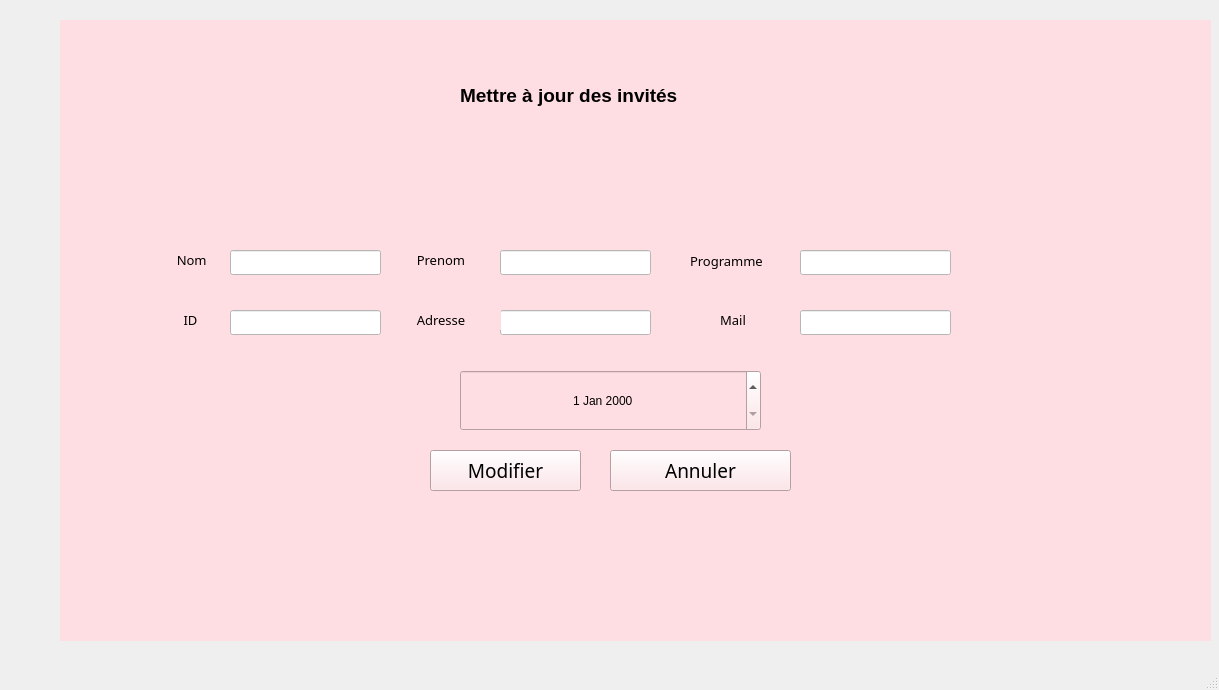
<?xml version="1.0" encoding="UTF-8"?>
<ui version="4.0">
 <class>MainWindow</class>
 <widget class="QMainWindow" name="MainWindow">
  <property name="geometry">
   <rect>
    <x>0</x>
    <y>0</y>
    <width>1219</width>
    <height>690</height>
   </rect>
  </property>
  <property name="windowTitle">
   <string>MainWindow</string>
  </property>
  <widget class="QWidget" name="centralwidget">
   <widget class="QStackedWidget" name="stackedWidget">
    <property name="geometry">
     <rect>
      <x>60</x>
      <y>20</y>
      <width>1151</width>
      <height>621</height>
     </rect>
    </property>
    <property name="styleSheet">
     <string notr="true">background-color: rgb(255, 222, 227);
</string>
    </property>
    <property name="currentIndex">
     <number>2</number>
    </property>
    <widget class="QWidget" name="page">
     <widget class="QLineEdit" name="nom">
      <property name="geometry">
       <rect>
        <x>150</x>
        <y>120</y>
        <width>151</width>
        <height>25</height>
       </rect>
      </property>
      <property name="styleSheet">
       <string notr="true">background-color:white;</string>
      </property>
     </widget>
     <widget class="QLabel" name="mail_2">
      <property name="geometry">
       <rect>
        <x>630</x>
        <y>180</y>
        <width>71</width>
        <height>20</height>
       </rect>
      </property>
      <property name="font">
       <font>
        <family>Berlin Sans FB</family>
        <pointsize>10</pointsize>
        <weight>50</weight>
        <bold>false</bold>
       </font>
      </property>
      <property name="text">
       <string>   Mail</string>
      </property>
     </widget>
     <widget class="QLabel" name="nom_2">
      <property name="geometry">
       <rect>
        <x>90</x>
        <y>120</y>
        <width>61</width>
        <height>20</height>
       </rect>
      </property>
      <property name="font">
       <font>
        <family>Berlin Sans FB</family>
        <pointsize>10</pointsize>
        <weight>50</weight>
        <bold>false</bold>
       </font>
      </property>
      <property name="text">
       <string>  Nom</string>
      </property>
     </widget>
     <widget class="QLabel" name="id_2">
      <property name="geometry">
       <rect>
        <x>90</x>
        <y>180</y>
        <width>51</width>
        <height>20</height>
       </rect>
      </property>
      <property name="font">
       <font>
        <family>Berlin Sans FB</family>
        <pointsize>10</pointsize>
        <weight>50</weight>
        <bold>false</bold>
       </font>
      </property>
      <property name="text">
       <string>    ID</string>
      </property>
     </widget>
     <widget class="QLineEdit" name="id">
      <property name="geometry">
       <rect>
        <x>150</x>
        <y>180</y>
        <width>151</width>
        <height>25</height>
       </rect>
      </property>
      <property name="styleSheet">
       <string notr="true">background-color:white;</string>
      </property>
     </widget>
     <widget class="QPushButton" name="confirmerajout">
      <property name="geometry">
       <rect>
        <x>660</x>
        <y>550</y>
        <width>141</width>
        <height>41</height>
       </rect>
      </property>
      <property name="font">
       <font>
        <family>Berlin Sans FB</family>
        <pointsize>14</pointsize>
       </font>
      </property>
      <property name="text">
       <string>Ajouter</string>
      </property>
     </widget>
     <widget class="QPushButton" name="annulerajout">
      <property name="geometry">
       <rect>
        <x>870</x>
        <y>550</y>
        <width>141</width>
        <height>41</height>
       </rect>
      </property>
      <property name="font">
       <font>
        <family>Berlin Sans FB</family>
        <pointsize>14</pointsize>
       </font>
      </property>
      <property name="text">
       <string>Annnuler</string>
      </property>
     </widget>
     <widget class="QLineEdit" name="mail">
      <property name="geometry">
       <rect>
        <x>720</x>
        <y>180</y>
        <width>151</width>
        <height>25</height>
       </rect>
      </property>
      <property name="styleSheet">
       <string notr="true">background-color:white;</string>
      </property>
     </widget>
     <widget class="QLabel" name="adresse_2">
      <property name="geometry">
       <rect>
        <x>330</x>
        <y>180</y>
        <width>91</width>
        <height>20</height>
       </rect>
      </property>
      <property name="font">
       <font>
        <family>Berlin Sans FB</family>
        <pointsize>10</pointsize>
        <weight>50</weight>
        <bold>false</bold>
       </font>
      </property>
      <property name="text">
       <string>  Adresse </string>
      </property>
     </widget>
     <widget class="QLineEdit" name="adresse">
      <property name="geometry">
       <rect>
        <x>420</x>
        <y>180</y>
        <width>151</width>
        <height>25</height>
       </rect>
      </property>
      <property name="styleSheet">
       <string notr="true">background-color:white;</string>
      </property>
     </widget>
     <widget class="QLineEdit" name="prenom">
      <property name="geometry">
       <rect>
        <x>420</x>
        <y>120</y>
        <width>151</width>
        <height>25</height>
       </rect>
      </property>
      <property name="styleSheet">
       <string notr="true">background-color:white;</string>
      </property>
     </widget>
     <widget class="QLabel" name="prenom_2">
      <property name="geometry">
       <rect>
        <x>330</x>
        <y>120</y>
        <width>81</width>
        <height>20</height>
       </rect>
      </property>
      <property name="font">
       <font>
        <family>Berlin Sans FB</family>
        <pointsize>10</pointsize>
        <weight>50</weight>
        <bold>false</bold>
       </font>
      </property>
      <property name="text">
       <string>  Prenom</string>
      </property>
     </widget>
     <widget class="QLabel" name="programme_2">
      <property name="geometry">
       <rect>
        <x>610</x>
        <y>120</y>
        <width>111</width>
        <height>21</height>
       </rect>
      </property>
      <property name="font">
       <font>
        <family>Berlin Sans FB</family>
        <pointsize>10</pointsize>
        <weight>50</weight>
        <bold>false</bold>
       </font>
      </property>
      <property name="text">
       <string>Programme</string>
      </property>
     </widget>
     <widget class="QLineEdit" name="programme">
      <property name="geometry">
       <rect>
        <x>720</x>
        <y>120</y>
        <width>151</width>
        <height>25</height>
       </rect>
      </property>
      <property name="styleSheet">
       <string notr="true">background-color:white;
</string>
      </property>
     </widget>
     <widget class="QLabel" name="label_2">
      <property name="geometry">
       <rect>
        <x>430</x>
        <y>20</y>
        <width>241</width>
        <height>51</height>
       </rect>
      </property>
      <property name="font">
       <font>
        <pointsize>14</pointsize>
        <weight>75</weight>
        <bold>true</bold>
       </font>
      </property>
      <property name="text">
       <string>Création invités</string>
      </property>
     </widget>
     <widget class="QDateEdit" name="dateAjout">
      <property name="geometry">
       <rect>
        <x>709</x>
        <y>424</y>
        <width>281</width>
        <height>51</height>
       </rect>
      </property>
      <property name="font">
       <font>
        <pointsize>14</pointsize>
        <strikeout>false</strikeout>
       </font>
      </property>
      <property name="alignment">
       <set>Qt::AlignCenter</set>
      </property>
     </widget>
    </widget>
    <widget class="QWidget" name="page_2">
     <widget class="QPushButton" name="pushButton_13">
      <property name="geometry">
       <rect>
        <x>930</x>
        <y>530</y>
        <width>131</width>
        <height>41</height>
       </rect>
      </property>
      <property name="font">
       <font>
        <family>Berlin Sans FB</family>
        <pointsize>14</pointsize>
       </font>
      </property>
      <property name="text">
       <string>refresh</string>
      </property>
     </widget>
     <widget class="QLabel" name="label_14">
      <property name="geometry">
       <rect>
        <x>130</x>
        <y>130</y>
        <width>91</width>
        <height>20</height>
       </rect>
      </property>
      <property name="font">
       <font>
        <family>Berlin Sans FB</family>
        <pointsize>10</pointsize>
        <weight>50</weight>
        <bold>false</bold>
       </font>
      </property>
      <property name="text">
       <string>Recherche:</string>
      </property>
     </widget>
     <widget class="QLineEdit" name="rech">
      <property name="geometry">
       <rect>
        <x>240</x>
        <y>130</y>
        <width>151</width>
        <height>25</height>
       </rect>
      </property>
      <property name="styleSheet">
       <string notr="true">background-color:white;</string>
      </property>
     </widget>
     <widget class="QTableView" name="tableView">
      <property name="geometry">
       <rect>
        <x>120</x>
        <y>170</y>
        <width>941</width>
        <height>251</height>
       </rect>
      </property>
      <property name="styleSheet">
       <string notr="true">background-color:white;</string>
      </property>
     </widget>
     <widget class="QLabel" name="label">
      <property name="geometry">
       <rect>
        <x>420</x>
        <y>20</y>
        <width>251</width>
        <height>51</height>
       </rect>
      </property>
      <property name="font">
       <font>
        <pointsize>14</pointsize>
        <weight>75</weight>
        <bold>true</bold>
       </font>
      </property>
      <property name="text">
       <string>Affichage invités</string>
      </property>
     </widget>
     <widget class="QPushButton" name="modif">
      <property name="geometry">
       <rect>
        <x>140</x>
        <y>520</y>
        <width>151</width>
        <height>41</height>
       </rect>
      </property>
      <property name="font">
       <font>
        <family>Berlin Sans FB</family>
        <pointsize>14</pointsize>
       </font>
      </property>
      <property name="text">
       <string>Modifier</string>
      </property>
     </widget>
     <widget class="QComboBox" name="comboBox">
      <property name="geometry">
       <rect>
        <x>940</x>
        <y>120</y>
        <width>131</width>
        <height>31</height>
       </rect>
      </property>
      <item>
       <property name="text">
        <string>Tri par:</string>
       </property>
      </item>
      <item>
       <property name="text">
        <string>ID desc</string>
       </property>
      </item>
      <item>
       <property name="text">
        <string>ID</string>
       </property>
      </item>
      <item>
       <property name="text">
        <string>NOM desc</string>
       </property>
      </item>
      <item>
       <property name="text">
        <string>NOM</string>
       </property>
      </item>
      <item>
       <property name="text">
        <string>PRENOM desc</string>
       </property>
      </item>
      <item>
       <property name="text">
        <string>PRENOM</string>
       </property>
      </item>
     </widget>
     <widget class="QPushButton" name="ajoutaff">
      <property name="geometry">
       <rect>
        <x>340</x>
        <y>520</y>
        <width>141</width>
        <height>41</height>
       </rect>
      </property>
      <property name="font">
       <font>
        <family>Berlin Sans FB</family>
        <pointsize>14</pointsize>
       </font>
      </property>
      <property name="text">
       <string>Ajouter</string>
      </property>
     </widget>
     <widget class="QPushButton" name="sup">
      <property name="geometry">
       <rect>
        <x>140</x>
        <y>450</y>
        <width>141</width>
        <height>41</height>
       </rect>
      </property>
      <property name="font">
       <font>
        <family>Berlin Sans FB</family>
        <pointsize>14</pointsize>
       </font>
      </property>
      <property name="text">
       <string>Supprimer</string>
      </property>
     </widget>
     <widget class="QPushButton" name="capture">
      <property name="geometry">
       <rect>
        <x>340</x>
        <y>450</y>
        <width>141</width>
        <height>41</height>
       </rect>
      </property>
      <property name="font">
       <font>
        <family>Berlin Sans FB</family>
        <pointsize>14</pointsize>
       </font>
      </property>
      <property name="text">
       <string>Capture</string>
      </property>
     </widget>
     <widget class="QPushButton" name="pushButton">
      <property name="geometry">
       <rect>
        <x>790</x>
        <y>120</y>
        <width>112</width>
        <height>34</height>
       </rect>
      </property>
      <property name="text">
       <string>Calendrier</string>
      </property>
     </widget>
    </widget>
    <widget class="QWidget" name="page_5">
     <widget class="QPushButton" name="modifier">
      <property name="geometry">
       <rect>
        <x>370</x>
        <y>430</y>
        <width>151</width>
        <height>41</height>
       </rect>
      </property>
      <property name="font">
       <font>
        <family>Berlin Sans FB</family>
        <pointsize>14</pointsize>
       </font>
      </property>
      <property name="text">
       <string>Modifier</string>
      </property>
     </widget>
     <widget class="QPushButton" name="annulermodif">
      <property name="geometry">
       <rect>
        <x>550</x>
        <y>430</y>
        <width>181</width>
        <height>41</height>
       </rect>
      </property>
      <property name="font">
       <font>
        <family>Berlin Sans FB</family>
        <pointsize>14</pointsize>
       </font>
      </property>
      <property name="styleSheet">
       <string notr="true"/>
      </property>
      <property name="text">
       <string>Annuler</string>
      </property>
     </widget>
     <widget class="QLabel" name="label_7">
      <property name="geometry">
       <rect>
        <x>400</x>
        <y>50</y>
        <width>361</width>
        <height>51</height>
       </rect>
      </property>
      <property name="font">
       <font>
        <pointsize>14</pointsize>
        <weight>75</weight>
        <bold>true</bold>
       </font>
      </property>
      <property name="text">
       <string>Mettre à jour des invités</string>
      </property>
     </widget>
     <widget class="QLabel" name="nom_3">
      <property name="geometry">
       <rect>
        <x>110</x>
        <y>230</y>
        <width>61</width>
        <height>20</height>
       </rect>
      </property>
      <property name="font">
       <font>
        <family>Berlin Sans FB</family>
        <pointsize>10</pointsize>
        <weight>50</weight>
        <bold>false</bold>
       </font>
      </property>
      <property name="text">
       <string>  Nom</string>
      </property>
     </widget>
     <widget class="QLabel" name="id_3">
      <property name="geometry">
       <rect>
        <x>110</x>
        <y>290</y>
        <width>51</width>
        <height>20</height>
       </rect>
      </property>
      <property name="font">
       <font>
        <family>Berlin Sans FB</family>
        <pointsize>10</pointsize>
        <weight>50</weight>
        <bold>false</bold>
       </font>
      </property>
      <property name="text">
       <string>    ID</string>
      </property>
     </widget>
     <widget class="QLineEdit" name="mail_3">
      <property name="geometry">
       <rect>
        <x>740</x>
        <y>290</y>
        <width>151</width>
        <height>25</height>
       </rect>
      </property>
      <property name="styleSheet">
       <string notr="true">background-color:white;</string>
      </property>
     </widget>
     <widget class="QLabel" name="programme_3">
      <property name="geometry">
       <rect>
        <x>630</x>
        <y>230</y>
        <width>111</width>
        <height>21</height>
       </rect>
      </property>
      <property name="font">
       <font>
        <family>Berlin Sans FB</family>
        <pointsize>10</pointsize>
        <weight>50</weight>
        <bold>false</bold>
       </font>
      </property>
      <property name="text">
       <string>Programme</string>
      </property>
     </widget>
     <widget class="QLineEdit" name="id_4">
      <property name="geometry">
       <rect>
        <x>170</x>
        <y>290</y>
        <width>151</width>
        <height>25</height>
       </rect>
      </property>
      <property name="styleSheet">
       <string notr="true">background-color:white;</string>
      </property>
     </widget>
     <widget class="QLabel" name="prenom_3">
      <property name="geometry">
       <rect>
        <x>350</x>
        <y>230</y>
        <width>81</width>
        <height>20</height>
       </rect>
      </property>
      <property name="font">
       <font>
        <family>Berlin Sans FB</family>
        <pointsize>10</pointsize>
        <weight>50</weight>
        <bold>false</bold>
       </font>
      </property>
      <property name="text">
       <string>  Prenom</string>
      </property>
     </widget>
     <widget class="QLineEdit" name="adresse_3">
      <property name="geometry">
       <rect>
        <x>440</x>
        <y>290</y>
        <width>151</width>
        <height>25</height>
       </rect>
      </property>
      <property name="styleSheet">
       <string notr="true">background-color:white;</string>
      </property>
     </widget>
     <widget class="QLineEdit" name="programme_4">
      <property name="geometry">
       <rect>
        <x>740</x>
        <y>230</y>
        <width>151</width>
        <height>25</height>
       </rect>
      </property>
      <property name="styleSheet">
       <string notr="true">background-color:white;
</string>
      </property>
     </widget>
     <widget class="QLabel" name="adresse_4">
      <property name="geometry">
       <rect>
        <x>350</x>
        <y>290</y>
        <width>91</width>
        <height>20</height>
       </rect>
      </property>
      <property name="font">
       <font>
        <family>Berlin Sans FB</family>
        <pointsize>10</pointsize>
        <weight>50</weight>
        <bold>false</bold>
       </font>
      </property>
      <property name="text">
       <string>  Adresse </string>
      </property>
     </widget>
     <widget class="QLineEdit" name="nom_4">
      <property name="geometry">
       <rect>
        <x>170</x>
        <y>230</y>
        <width>151</width>
        <height>25</height>
       </rect>
      </property>
      <property name="styleSheet">
       <string notr="true">background-color:white;</string>
      </property>
     </widget>
     <widget class="QLineEdit" name="prenom_4">
      <property name="geometry">
       <rect>
        <x>440</x>
        <y>230</y>
        <width>151</width>
        <height>25</height>
       </rect>
      </property>
      <property name="styleSheet">
       <string notr="true">background-color:white;</string>
      </property>
     </widget>
     <widget class="QLabel" name="mail_4">
      <property name="geometry">
       <rect>
        <x>650</x>
        <y>290</y>
        <width>71</width>
        <height>20</height>
       </rect>
      </property>
      <property name="font">
       <font>
        <family>Berlin Sans FB</family>
        <pointsize>10</pointsize>
        <weight>50</weight>
        <bold>false</bold>
       </font>
      </property>
      <property name="text">
       <string>   Mail</string>
      </property>
     </widget>
     <widget class="QDateEdit" name="dateEdit">
      <property name="geometry">
       <rect>
        <x>400</x>
        <y>350</y>
        <width>301</width>
        <height>61</height>
       </rect>
      </property>
      <property name="alignment">
       <set>Qt::AlignCenter</set>
      </property>
     </widget>
    </widget>
    <widget class="QWidget" name="page_6">
     <widget class="QLabel" name="label_8">
      <property name="geometry">
       <rect>
        <x>410</x>
        <y>60</y>
        <width>351</width>
        <height>51</height>
       </rect>
      </property>
      <property name="font">
       <font>
        <pointsize>14</pointsize>
        <weight>75</weight>
        <bold>true</bold>
       </font>
      </property>
      <property name="text">
       <string>Suppression des invités</string>
      </property>
     </widget>
     <widget class="QLineEdit" name="idsupp">
      <property name="geometry">
       <rect>
        <x>560</x>
        <y>220</y>
        <width>81</width>
        <height>31</height>
       </rect>
      </property>
      <property name="styleSheet">
       <string notr="true">background-color:white;</string>
      </property>
     </widget>
     <widget class="QPushButton" name="pushButton_21">
      <property name="geometry">
       <rect>
        <x>650</x>
        <y>330</y>
        <width>181</width>
        <height>41</height>
       </rect>
      </property>
      <property name="font">
       <font>
        <family>Berlin Sans FB</family>
        <pointsize>14</pointsize>
       </font>
      </property>
      <property name="text">
       <string>Annuler</string>
      </property>
     </widget>
     <widget class="QLabel" name="label_31">
      <property name="geometry">
       <rect>
        <x>500</x>
        <y>220</y>
        <width>51</width>
        <height>20</height>
       </rect>
      </property>
      <property name="font">
       <font>
        <family>Berlin Sans FB</family>
        <pointsize>10</pointsize>
        <weight>50</weight>
        <bold>false</bold>
       </font>
      </property>
      <property name="text">
       <string>    ID</string>
      </property>
     </widget>
     <widget class="QPushButton" name="confirmersup">
      <property name="geometry">
       <rect>
        <x>380</x>
        <y>330</y>
        <width>181</width>
        <height>41</height>
       </rect>
      </property>
      <property name="font">
       <font>
        <family>Berlin Sans FB</family>
        <pointsize>14</pointsize>
       </font>
      </property>
      <property name="text">
       <string>Supprimer</string>
      </property>
     </widget>
    </widget>
   </widget>
  </widget>
  <widget class="QMenuBar" name="menubar">
   <property name="geometry">
    <rect>
     <x>0</x>
     <y>0</y>
     <width>1219</width>
     <height>30</height>
    </rect>
   </property>
  </widget>
  <widget class="QStatusBar" name="statusbar"/>
 </widget>
 <resources/>
 <connections/>
</ui>
